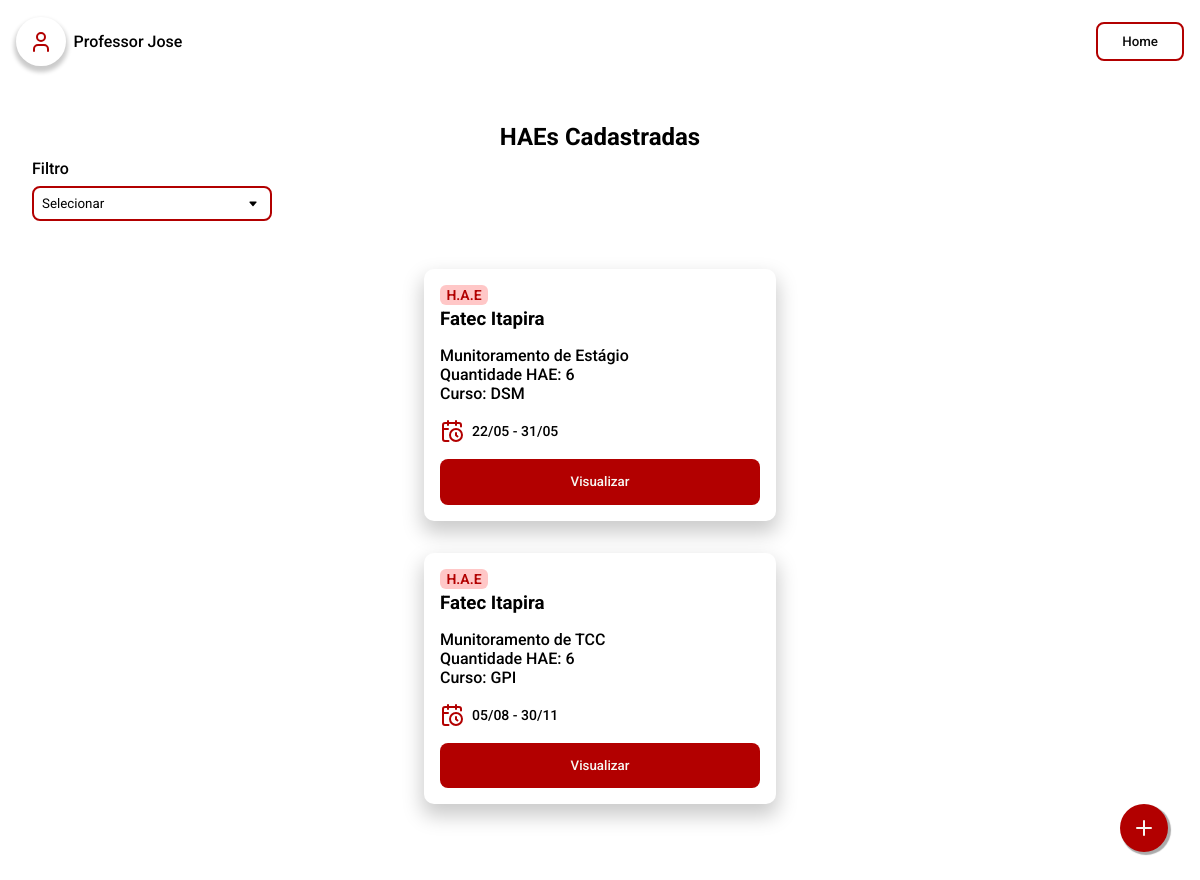
The app's page /pages/admin/haes.admin.php (signed in) with its own data.
### tables this page shows
CREATE TABLE `tb_hae` (
  `id_hae` int NOT NULL,
  `titulo` varchar(60) NOT NULL,
  `tip_hae` varchar(30) NOT NULL,
  `quant_hae` int NOT NULL,
  `descricao` varchar(500) NOT NULL,
  `data_inicio` date NOT NULL,
  `data_final` date NOT NULL
);

### server/model/HAE.php (called while the page is built, shortened)
<?php
include_once __DIR__ . "/Database.php";
class HAE
{
    public Database $db;
    public function __construct($id_hae = null, $titulo = '', $descricao = '', $data_inicio = '', $data_final = '', $quant_hae = 0, $tip_hae = '')
    {
        $this->db = new Database();
        $this->db->connect_to();
    }
    public function getHaes(): array
    {
        $query = "SELECT * FROM tb_hae LIMIT 10";
        $stmt = $this->db->get_PDO()->prepare($query);
        $stmt->execute();
        return $stmt->fetchAll(PDO::FETCH_ASSOC);
    }
}

### server/model/Database.php (called while the page is built, shortened)
<?php
class Database
{
    private string $host = 'localhost';
    private string $db   = 'pi_fatec';
    private string $user = 'root';
    private string $pass = 'root';
    private string $charset = 'utf8mb4';
    private PDO | null $pdo = null;
    public function connect_to()
    {
        $dsn = "mysql:host={$this->host};dbname={$this->db};charset={$this->charset}";
        try {
            $this->pdo = new PDO($dsn, $this->user, $this->pass);
            $this->pdo->setAttribute(PDO::ATTR_ERRMODE, PDO::ERRMODE_EXCEPTION);
        } catch (PDOException $e) {
            echo "❌ Connection failed: " . $e->getMessage();
        }
    }
    public function is_connected()
    {
        return isset($this->pdo);
    }
    public function get_PDO(): PDO | null
    {
        return $this->is_connected() ? $this->pdo : null;
    }
}

### pages/admin/haes.admin.php (the view, shortened to what this page needs)
<?php
require_once __DIR__ . "/../../server/model/HAE.php";
?>
<!DOCTYPE html>
<html lang="pt-br">
<head>
  <link rel="stylesheet" href="../../styles/global.css" />
  <link rel="stylesheet" href="../../styles/components.css" />
  <link rel="stylesheet" href="../../styles/haes.css" />
</head>
<body>
  <header-fatec
    data-button-title="Home"
    data-button-href="./painel.admin.php"></header-fatec>
  <section>
    <h1>HAEs Cadastradas</h1>
    <form action="<?php echo htmlspecialchars($_SERVER["PHP_SELF"]) ?>" method="get">
      <label for="search" class="search-container">
        Filtro
      </label>
      <select name="filtro" onchange="this.form.submit()">
        <option value="" disabled selected>Selecionar</option>
      </select>
    </form>
    <main>
      <?php
      $haes = new HAE();
      $all_haes = isset($_GET["filtro"]) && $_GET["filtro"] !== "all" ? $haes->getHAEByTip($_GET["filtro"]) : $haes->getHaes();
      foreach ($all_haes as $hae) {
        $data_inicio = date('d/m', strtotime($hae['data_inicio']));
        $data_final = date('d/m', strtotime($hae['data_final']));
        echo "
          <div class='card-hae card-primary'>
              <span class='card-hae-title'>
                  <p class='card-hae-tag'>H.A.E</p>
                  <h3 class=''>Fatec Itapira</h3>
              </span>
              <span class='card-hae-info'>
                  <p>{$hae['titulo']}</p>
                  <p>Quantidade HAE: {$hae['quant_hae']}</p>
                  <p>Curso: {$hae['tip_hae']}</p>
              </span>
              <span class='card-hae-date'>
                  <img src='../../public/icons/calendar-clock.svg' alt='calendario' />
                  <p>{$data_inicio} - {$data_final}</p>
              </span>
              <a href='./preview/hae.admin.php?id={$hae['id_hae']}'>
                  <button
                      class='button-primary'
                      style='
                          --button-color: var(--fatec-red-500);
                          --button-color-hover: var(--fatec-red-400);
                      '
                  >
                      Visualizar
                  </button>
              </a>
          </div>
          ";
      }
      ?>
    </main>
  </section>
  <a href="./add/hae_form.admin.php">
    <button
      class="add-button-primary"
      style="
          --add-button-color: var(--fatec-red-500);
          --add-button-color-hover: var(--fatec-red-400);
        ">
      <img src="../../public/icons/plus.svg" alt="plus" />
    </button>
  </a>
</body>
</html>

### styles/global.css (style rules this page uses)
:root { --fatec-red-400: #d32719; --fatec-red-500: #b20000; --fatec-red-700: #7e0000; --fatec-white-500: #f7f7f2; --fatec-dark-500: #0d0d0d; --fatec-gray-500: #666666; --fatec-gray-300: #dadada; --fatec-blue-500: #005c6d; --fatec-blue-700: #004854; --fatec-lightblue-500: #00c1cf; --fatec-lightblue-600: #00d8e8; --sm: 640px; --md: 768px; --lg: 1024px; --xl: 1280px; --2xl: 1536px; --text-xs-font-size: 0.75rem; --text-sm-font-size: 0.875rem; --text-base-font-size: 1rem; --text-lg-font-size: 1.125rem; --text-xl-font-size: 1.25rem; --text-2xl-font-size: 1.5rem; --text-xs-line-height: 1rem; --text-sm-line-height: 1.25rem; --text-base-line-height: 1.5rem; --text-lg-line-height: 1.75rem; --text-xl-line-height: 1.75rem; }
*::before, *::after { box-sizing: border-box; }
* { padding: 0; margin: 0; box-sizing: border-box; }
body { -webkit-font-smoothing: antialiased; -moz-osx-font-smoothing: grayscale; text-rendering: optimizeLegibility !important; }
a { text-decoration: none; }

### styles/components.css (style rules this page uses)
.button-primary { background: var(--button-color); color: var(--fatec-white-500); padding: 0.95rem 1.5rem; border: 0; border-radius: 8px; font-family: "Roboto", sans-serif; font-weight: 500; cursor: pointer; transition: background ease 400ms; }
.card-primary { display: flex; flex-direction: column; box-shadow: 0 10px 20px 2px #00000035; border-radius: 10px; padding: 1rem; font-family: "Roboto", sans-serif; }
.add-button-primary { background: var(--add-button-color); display: flex; align-items: center; justify-content: center; border-radius: 100%; border: none; box-shadow: 2px 2px 1px 1px #00000055; width: 3rem; height:3rem; position: fixed; bottom: 1rem; right: 1rem; cursor: pointer; transition: background ease 450ms; }
@media (min-width:720px) { .add-button-primary { bottom: 2rem; right: 2rem; } }

### styles/haes.css (style rules this page uses)
section { padding: 2rem; }
section h1 { font-family: "Roboto"; text-align: center; margin: 0.5rem 0; }
select { background: none; border: 2px solid var(--fatec-red-500); border-radius: 8px; padding: 0.5rem; outline: none; font-family: "Roboto", sans-serif; width: 15rem; background-position: calc(100% - 0.75rem) center !important; -moz-appearance: none !important; -webkit-appearance: none !important; appearance: none !important; padding-right: 2rem !important; }
form { display: flex; flex-direction: column; font-family: "Roboto", sans-serif; font-weight: 500; gap: 0.5rem; }
.card-hae { width: 22rem; gap: 1rem; margin: 1rem 0; }
.card-hae-tag { display: flex; align-items: center; justify-content: center; border-radius: 6px; font-size: var(--text-sm-font-size); font-weight: 600; line-height: var(--text-sm-line-height); background: #ff4c4d50; color: var(--fatec-red-500); width: 3rem; }
.card-hae-title { display: inherit; flex-direction: column; gap: 0.2rem; }
.card-hae-info { font-weight: 500; }
.card-hae-date { display: flex; align-items: center; gap: 0.5rem; font-size: var(--text-sm-font-size); font-weight: 500; }
main { display: flex; align-items: center; justify-content: center; flex-direction: column; padding: 2rem; }
main a, button { width: 100%; }

### records on screen
tb_hae: titulo "Munitoramento de Estágio", quant_hae "6", tip_hae "DSM", data_inicio "22/05", data_final "31/05"
tb_hae: titulo "Munitoramento de TCC", quant_hae "6", tip_hae "GPI", data_inicio "05/08", data_final "30/11"
